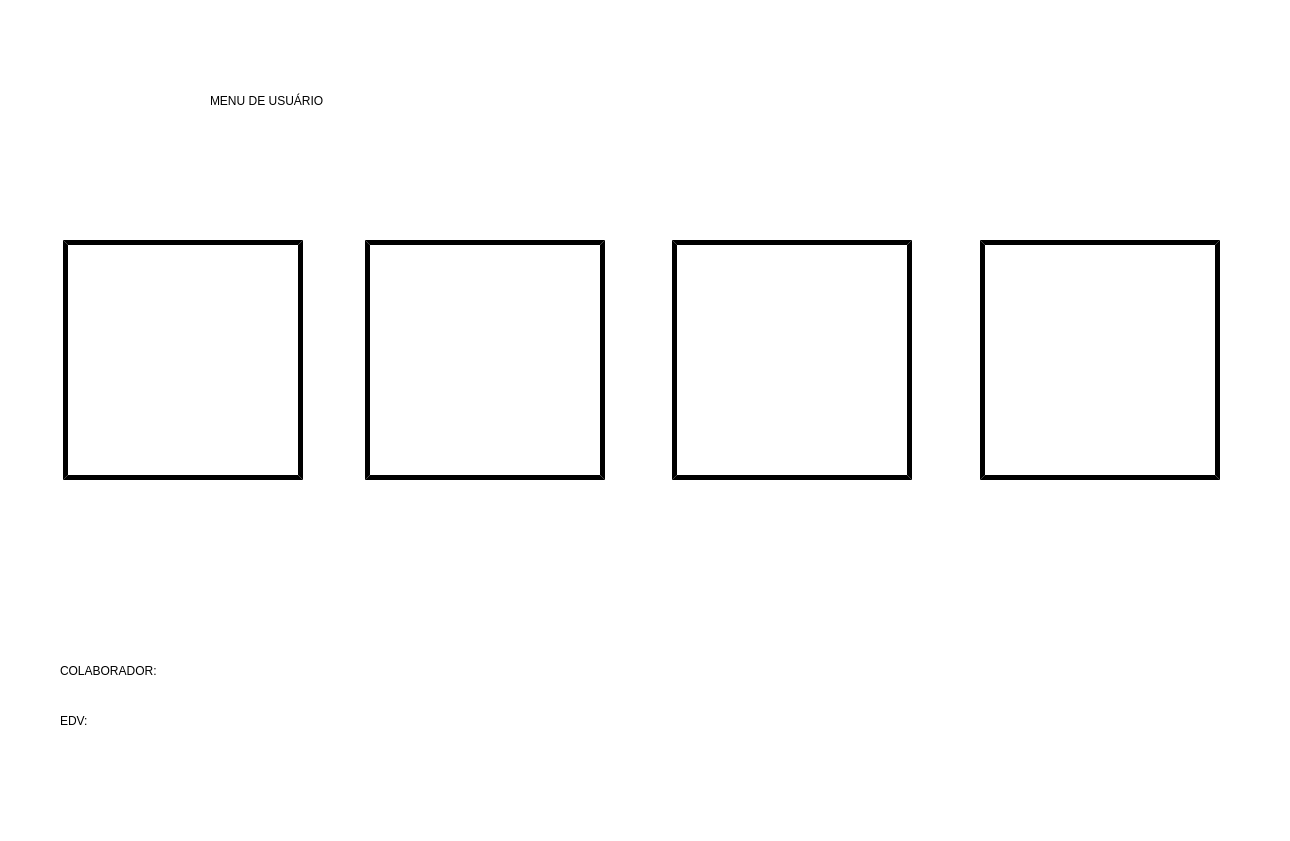
<?xml version="1.0" encoding="UTF-8"?>
<ui version="4.0">
 <class>MainWindow</class>
 <widget class="QMainWindow" name="MainWindow">
  <property name="geometry">
   <rect>
    <x>0</x>
    <y>0</y>
    <width>1290</width>
    <height>841</height>
   </rect>
  </property>
  <property name="minimumSize">
   <size>
    <width>1275</width>
    <height>841</height>
   </size>
  </property>
  <property name="maximumSize">
   <size>
    <width>1290</width>
    <height>841</height>
   </size>
  </property>
  <property name="windowTitle">
   <string>MainWindow</string>
  </property>
  <property name="styleSheet">
   <string notr="true">background-color: rgb(255, 255, 255);</string>
  </property>
  <widget class="QWidget" name="centralwidget">
   <widget class="QPushButton" name="Botao_Documentos">
    <property name="geometry">
     <rect>
      <x>672</x>
      <y>240</y>
      <width>240</width>
      <height>240</height>
     </rect>
    </property>
    <property name="styleSheet">
     <string notr="true">border-style: outset;
background-color: rgb(255, 255, 255);
border-color: rgb(0, 0, 0);
border-width:5px;</string>
    </property>
    <property name="text">
     <string/>
    </property>
    <property name="icon">
     <iconset>
      <normaloff>imagens/DOCUMENTOS.png</normaloff>imagens/DOCUMENTOS.png</iconset>
    </property>
    <property name="iconSize">
     <size>
      <width>220</width>
      <height>220</height>
     </size>
    </property>
   </widget>
   <widget class="QPushButton" name="Botao_Maquina_Liberada">
    <property name="geometry">
     <rect>
      <x>63</x>
      <y>240</y>
      <width>240</width>
      <height>240</height>
     </rect>
    </property>
    <property name="whatsThis">
     <string>&lt;html&gt;&lt;head/&gt;&lt;body&gt;&lt;p&gt;&lt;br/&gt;&lt;/p&gt;&lt;/body&gt;&lt;/html&gt;</string>
    </property>
    <property name="styleSheet">
     <string notr="true">border-style: outset;
background-color: rgb(255, 255, 255);
border-color: rgb(0, 0, 0);
border-width:5px;</string>
    </property>
    <property name="text">
     <string/>
    </property>
    <property name="icon">
     <iconset>
      <normaloff>imagens/CADEADO_ABERTO.png</normaloff>imagens/CADEADO_ABERTO.png</iconset>
    </property>
    <property name="iconSize">
     <size>
      <width>220</width>
      <height>220</height>
     </size>
    </property>
   </widget>
   <widget class="QPushButton" name="Botao_Interface_Didatica">
    <property name="geometry">
     <rect>
      <x>365</x>
      <y>240</y>
      <width>240</width>
      <height>240</height>
     </rect>
    </property>
    <property name="styleSheet">
     <string notr="true">border-style: outset;
background-color: rgb(255, 255, 255);
border-color: rgb(0, 0, 0);
border-width:5px;</string>
    </property>
    <property name="text">
     <string/>
    </property>
    <property name="icon">
     <iconset>
      <normaloff>imagens/INTERFACE.png</normaloff>imagens/INTERFACE.png</iconset>
    </property>
    <property name="iconSize">
     <size>
      <width>220</width>
      <height>220</height>
     </size>
    </property>
   </widget>
   <widget class="QPushButton" name="Botao_Registros">
    <property name="geometry">
     <rect>
      <x>980</x>
      <y>240</y>
      <width>240</width>
      <height>240</height>
     </rect>
    </property>
    <property name="styleSheet">
     <string notr="true">border-style: outset;
background-color: rgb(255, 255, 255);
border-color: rgb(0, 0, 0);
border-width:5px;</string>
    </property>
    <property name="text">
     <string/>
    </property>
    <property name="icon">
     <iconset>
      <normaloff>imagens/REGISTROS.png</normaloff>imagens/REGISTROS.png</iconset>
    </property>
    <property name="iconSize">
     <size>
      <width>220</width>
      <height>220</height>
     </size>
    </property>
   </widget>
   <widget class="QLabel" name="Label_Borda">
    <property name="geometry">
     <rect>
      <x>0</x>
      <y>783</y>
      <width>1290</width>
      <height>18</height>
     </rect>
    </property>
    <property name="text">
     <string/>
    </property>
    <property name="pixmap">
     <pixmap>Imagens/Borda.png</pixmap>
    </property>
    <property name="scaledContents">
     <bool>true</bool>
    </property>
   </widget>
   <widget class="QPushButton" name="Botao_Seta_Direita">
    <property name="geometry">
     <rect>
      <x>1150</x>
      <y>600</y>
      <width>111</width>
      <height>141</height>
     </rect>
    </property>
    <property name="styleSheet">
     <string notr="true">border-style: inside;
background-color: rgb(255, 255, 255);
border-color: rgb(0, 0, 0);
border-width:3px;</string>
    </property>
    <property name="text">
     <string/>
    </property>
    <property name="icon">
     <iconset>
      <normaloff>imagens/Seta Preta para direita.png</normaloff>imagens/Seta Preta para direita.png</iconset>
    </property>
    <property name="iconSize">
     <size>
      <width>280</width>
      <height>280</height>
     </size>
    </property>
   </widget>
   <widget class="QPushButton" name="Botao_Seta_Esquerda">
    <property name="geometry">
     <rect>
      <x>1000</x>
      <y>590</y>
      <width>121</width>
      <height>161</height>
     </rect>
    </property>
    <property name="styleSheet">
     <string notr="true">border-style: inside;
background-color: rgb(255, 255, 255);
border-color: rgb(0, 0, 0);
border-width:3px;</string>
    </property>
    <property name="text">
     <string/>
    </property>
    <property name="icon">
     <iconset>
      <normaloff>imagens/Seta Branca para esquerda.png</normaloff>imagens/Seta Branca para esquerda.png</iconset>
    </property>
    <property name="iconSize">
     <size>
      <width>280</width>
      <height>280</height>
     </size>
    </property>
   </widget>
   <widget class="QLabel" name="Label_Menu_De_Usuario">
    <property name="geometry">
     <rect>
      <x>210</x>
      <y>40</y>
      <width>875</width>
      <height>121</height>
     </rect>
    </property>
    <property name="styleSheet">
     <string notr="true">border-style: outset;



background-color: rgb(255, 255, 255);
border-color: rgb(0, 0, 0);
border-width:0px;

font: 75 65pt &quot;Bosch Sans Bold&quot;;</string>
    </property>
    <property name="text">
     <string>MENU DE USUÁRIO</string>
    </property>
   </widget>
   <widget class="QLabel" name="Label_Colaborador">
    <property name="geometry">
     <rect>
      <x>60</x>
      <y>650</y>
      <width>661</width>
      <height>41</height>
     </rect>
    </property>
    <property name="styleSheet">
     <string notr="true">border-style: outset;



background-color: rgb(255, 255, 255);
border-color: rgb(0, 0, 0);
border-width:0px;

font: 75 15pt &quot;Bosch Sans Bold&quot;;</string>
    </property>
    <property name="text">
     <string>COLABORADOR:</string>
    </property>
   </widget>
   <widget class="QLabel" name="Label_EDV">
    <property name="geometry">
     <rect>
      <x>60</x>
      <y>700</y>
      <width>371</width>
      <height>41</height>
     </rect>
    </property>
    <property name="styleSheet">
     <string notr="true">border-style: outset;



background-color: rgb(255, 255, 255);
border-color: rgb(0, 0, 0);
border-width:0px;

font: 75 15pt &quot;Bosch Sans Bold&quot;;</string>
    </property>
    <property name="text">
     <string>EDV:</string>
    </property>
   </widget>
  </widget>
  <widget class="QMenuBar" name="menubar">
   <property name="geometry">
    <rect>
     <x>0</x>
     <y>0</y>
     <width>1290</width>
     <height>21</height>
    </rect>
   </property>
  </widget>
  <widget class="QStatusBar" name="statusbar"/>
 </widget>
 <resources/>
 <connections/>
</ui>
